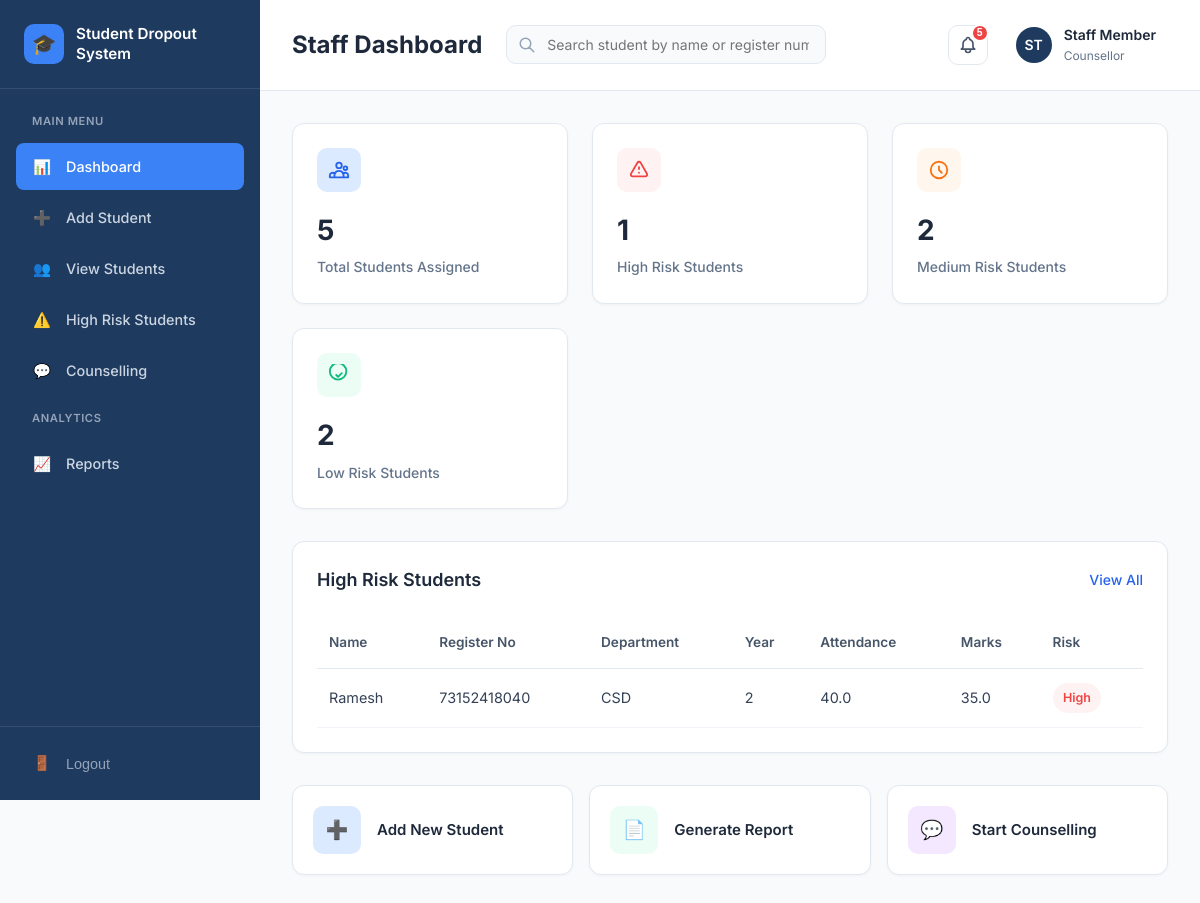
The page /staff-dashboard (signed in) on the database its author committed.
### tables this page shows
CREATE TABLE students (
            id INTEGER PRIMARY KEY AUTOINCREMENT,
            register_number TEXT UNIQUE NOT NULL,
            password TEXT NOT NULL,
            name TEXT NOT NULL,
            email TEXT UNIQUE NOT NULL,
            phone TEXT,
            department TEXT NOT NULL,
            year INTEGER NOT NULL,
            attendance REAL DEFAULT 0,
            average_marks REAL DEFAULT 0,
            risk_level TEXT DEFAULT 'Low',
            status TEXT DEFAULT 'Active',
            counsellor_id INTEGER,
            created_at TIMESTAMP DEFAULT CURRENT_TIMESTAMP,
            FOREIGN KEY (counsellor_id) REFERENCES staff(id)
        );

### app.py (the view)
@app.route('/staff-dashboard')
@login_required
def staff_dashboard():
    if session.get('user_role') != 'staff':
        return redirect(url_for('index'))
    conn = get_db_connection()
    assigned_students = conn.execute(
        'SELECT COUNT(*) FROM students'
    ).fetchone()[0]
    high_risk = conn.execute(
        "SELECT COUNT(*) FROM students WHERE risk_level = 'High'"
    ).fetchone()[0]
    medium_risk = conn.execute(
        "SELECT COUNT(*) FROM students WHERE risk_level = 'Medium'"
    ).fetchone()[0]
    low_risk = conn.execute(
        "SELECT COUNT(*) FROM students WHERE risk_level = 'Low'"
    ).fetchone()[0]
    high_risk_students = conn.execute('''
        SELECT id, name, register_number, department, year, attendance, average_marks, risk_level, status
        FROM students
        WHERE risk_level = 'High'
        ORDER BY name
        LIMIT 10
    ''').fetchall()
    all_students = conn.execute('''
        SELECT id, name, register_number, department, year, attendance, average_marks, risk_level, status
        FROM students
        ORDER BY name
    ''').fetchall()
    close_db_connection(conn)
    return render_template(
        'staff-dashboard.html',
        assigned_students=assigned_students,
        high_risk=high_risk,
        medium_risk=medium_risk,
        low_risk=low_risk,
        high_risk_students=high_risk_students,
        all_students=all_students
    )

### app.py (called while the page is built)
def get_db_connection():
    conn = sqlite3.connect(DATABASE)
    conn.row_factory = sqlite3.Row
    conn.execute('PRAGMA foreign_keys = ON')
    return conn

def close_db_connection(conn):
    if conn:
        conn.close()

def login_required(f):
    @wraps(f)
    def decorated_function(*args, **kwargs):
        if 'user_id' not in session:
            return redirect(url_for('index'))
        return f(*args, **kwargs)
    return decorated_function

### templates/staff-dashboard.html (shortened to what this page needs)
<!DOCTYPE html>
<html lang="en">
<head>
</head>
<body>
    <div class="dashboard-container">
        <aside class="sidebar" id="sidebar">
            <div class="sidebar-header">
                <div class="logo-section">
                    <div class="logo-icon">🎓</div>
                    <span class="logo-text">Student Dropout<br>System</span>
                </div>
            </div>
            <nav class="sidebar-nav">
                <div class="nav-section">
                    <div class="nav-section-title">Main Menu</div>
                    <a href="#" class="nav-item active" onclick="showSection(event, 'dashboard-section', this)">
                        <span>📊</span>
                        Dashboard
                    </a>
                    <a href="#" class="nav-item" onclick="showSection(event, 'add-student-section', this)">
                        <span>➕</span>
                        Add Student
                    </a>
                    <a href="#" class="nav-item" onclick="showSection(event, 'view-students-section', this)">
                        <span>👥</span>
                        View Students
                    </a>
                    <a href="#" class="nav-item" onclick="showSection(event, 'high-risk-section', this)">
                        <span>⚠️</span>
                        High Risk Students
                    </a>
                    <a href="#" class="nav-item" onclick="showSection(event, 'counselling-section', this)">
                        <span>💬</span>
                        Counselling
                    </a>
                </div>
                <div class="nav-section">
                    <div class="nav-section-title">Analytics</div>
                    <a href="#" class="nav-item" onclick="showSection(event, 'reports-section', this)">
                        <span>📈</span>
                        Reports
                    </a>
                </div>
            </nav>
            <div class="sidebar-footer">
                <button class="logout-btn" onclick="window.location.href='/logout'">
                    <span>🚪</span>
                    Logout
                </button>
            </div>
        </aside>
        <div class="main-content">
            <header class="header">
                <div class="header-left">
                    <h1 class="page-title">Staff Dashboard</h1>
                    <div class="search-bar">
                        <svg class="search-icon" xmlns="http://www.w3.org/2000/svg" fill="none" viewBox="0 0 24 24" stroke="currentColor" stroke-width="2">
                            <path stroke-linecap="round" stroke-linejoin="round" d="M21 21l-6-6m2-5a7 7 0 11-14 0 7 7 0 0114 0z" />
                        </svg>
                        <input type="text" class="search-input" placeholder="Search student by name or register number...">
                    </div>
                </div>
                <div class="header-actions">
                    <button class="notification-btn">
                        <span class="notification-badge">5</span>
                    </button>
                    <div class="profile-section">
                        <div class="profile-avatar">ST</div>
                        <div class="profile-info">
                            <div class="profile-name">Staff Member</div>
                            <div class="profile-role">Counsellor</div>
                        </div>
                    </div>
                </div>
            </header>
            <main class="dashboard-content">
                <section id="dashboard-section" class="section active">
                    <div class="stats-grid">
                        <div class="stat-card animate-fade-in-up">
                            <div class="stat-icon blue">
                            </div>
                            <div class="stat-value">{{ assigned_students }}</div>
                            <div class="stat-label">Total Students Assigned</div>
                        </div>
                        <div class="stat-card animate-fade-in-up delay-100">
                            <div class="stat-icon red">
                                <svg xmlns="http://www.w3.org/2000/svg" fill="none" viewBox="0 0 24 24" stroke="currentColor" stroke-width="2">
                                    <path stroke-linecap="round" stroke-linejoin="round" d="M12 9v2m0 4h.01m-6.938 4h13.856c1.54 0 2.502-1.667 1.732-3L13.732 4c-.77-1.333-2.694-1.333-3.464 0L3.34 16c-.77 1.333.192 3 1.732 3z" />
                                </svg>
                            </div>
                            <div class="stat-value">{{ high_risk }}</div>
                            <div class="stat-label">High Risk Students</div>
                        </div>
                        <div class="stat-card animate-fade-in-up delay-200">
                            <div class="stat-icon orange">
                                <svg xmlns="http://www.w3.org/2000/svg" fill="none" viewBox="0 0 24 24" stroke="currentColor" stroke-width="2">
                                    <path stroke-linecap="round" stroke-linejoin="round" d="M12 8v4l3 3m6-3a9 9 0 11-18 0 9 9 0 0118 0z" />
                                </svg>
                            </div>
                            <div class="stat-value">{{ medium_risk }}</div>
                            <div class="stat-label">Medium Risk Students</div>
                        </div>
                        <div class="stat-card animate-fade-in-up delay-300">
                            <div class="stat-icon green">
                                <svg xmlns="http://www.w3.org/2000/svg" fill="none" viewBox="0 0 24 24" stroke="currentColor" stroke-width="2">
                                    <path stroke-linecap="round" stroke-linejoin="round" d="M9 12l2 2 4-4m5-2a9 9 0 11-18 0 9 9 0 0118 0z" />
                                </svg>
                            </div>
                            <div class="stat-value">{{ low_risk }}</div>
                            <div class="stat-label">Low Risk Students</div>
                        </div>
                    </div>
                    <div class="table-card">
                        <div class="table-header">
                            <h2 class="table-title">High Risk Students</h2>
                            <a href="#" class="view-all-btn" onclick="showSection(event, 'high-risk-section', document.querySelector('.nav-item[onclick*=&quot;high-risk-section&quot;]'))">View All</a>
                        </div>
                        {% if high_risk_students %}
                        <div class="student-table-wrap">
                            <table class="student-table">
                                <thead>
                                    <tr>
                                        <th>Name</th>
                                        <th>Register No</th>
                                        <th>Department</th>
                                        <th>Year</th>
                                        <th>Attendance</th>
                                        <th>Marks</th>
                                        <th>Risk</th>
                                    </tr>
                                </thead>
                                <tbody>
                                    {% for student in high_risk_students %}
                                    <tr>
                                        <td>{{ student.name }}</td>
                                        <td>{{ student.register_number }}</td>
                                        <td>{{ student.department }}</td>
                                        <td>{{ student.year }}</td>
                                        <td>{{ student.attendance }}</td>
                                        <td>{{ student.average_marks }}</td>
                                        <td><span class="risk-badge high">{{ student.risk_level }}</span></td>
                                    </tr>
                                    {% endfor %}
                                </tbody>
                            </table>
                        </div>
                        {% else %}
                        <div class="empty-box">No live high risk student data connected yet</div>
                        {% endif %}
                    </div>
                    <div class="quick-actions">
                        <a href="#" class="action-card" onclick="showSection(event, 'add-student-section', document.querySelector('.nav-item[onclick*=&quot;add-student-section&quot;]'))">
                            <div class="action-icon blue">➕</div>
                            <div class="action-text">Add New Student</div>
                        </a>
                        <a href="#" class="action-card" onclick="showSection(event, 'reports-section', document.querySelector('.nav-item[onclick*=&quot;reports-section&quot;]'))">
                            <div class="action-icon green">📄</div>
                            <div class="action-text">Generate Report</div>
                        </a>
                        <a href="#" class="action-card" onclick="showSection(event, 'counselling-section', document.querySelector('.nav-item[onclick*=&quot;counselling-section&quot;]'))">
                            <div class="action-icon purple">💬</div>
                            <div class="action-text">Start Counselling</div>
                        </a>
                    </div>
                </section>
            </main>
        </div>
    </div>
</body>
</html>

### rows shown on the page
students: name "Ramesh", register_number "73152418040", department "CSD", year "2", attendance "40.0", average_marks "35.0", risk_level "High"

### other values the page prints
{{ assigned_students }} "5"
{{ high_risk }} "1"
{{ medium_risk }} "2"
{{ low_risk }} "2"
